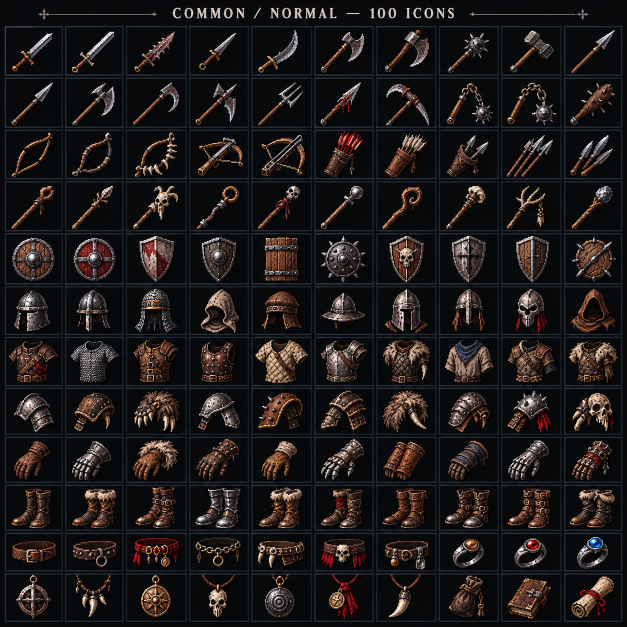
#> input picture assets-source/2d-equipment/common.webp, 1254 x 1254 px (shown at 1/2 size)
$ python grid.py ../../assets-source/2d-equipment/common.webp
#> lines starting #> are read from the running program, lines starting #| are printed output that depends on the picture; after the words box and inside, x2 and y2 are one past the last pixel; in counts of white or black regions, pixels touching at a corner belong together
from PIL import Image;import numpy as np
def clusters(peaks):
    out=[];cur=[peaks[0]]
    for p in peaks[1:]:
        if p-cur[-1]<=3:cur.append(p)
        else:out.append((cur[0],cur[-1]));cur=[p]
    out.append((cur[0],cur[-1]));return out
def cells_from(frac,thr=0.8,minw=55):
    n=len(frac)
    peaks=[i for i in range(1,n-1) if frac[i]>thr and frac[i]>=frac[i-1] and frac[i]>=frac[i+1]]
    cl=clusters(peaks)
    segs=[]
    for a,b in zip(cl,cl[1:]):
        s,e=a[1]+1,b[0]-1
        if e-s>=minw:segs.append((s,e))
    return segs
def grid(path):
    im=np.array(Image.open(path).convert('RGB')).astype(int);lum=im.max(axis=2)
#> after `lum = im.max(axis=2)`:
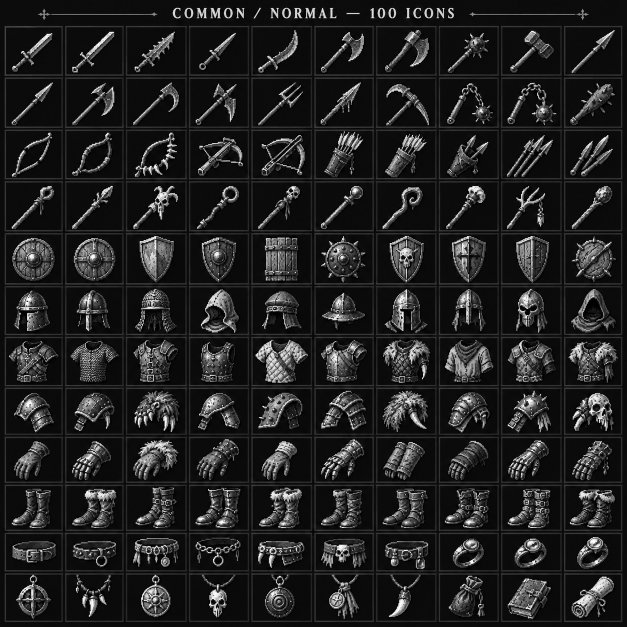
#> lum: shape (1254, 1254) int64 (shown at 1/2 size); min 0, max 255, mean 34
    isline=(lum>35)&(lum<115)
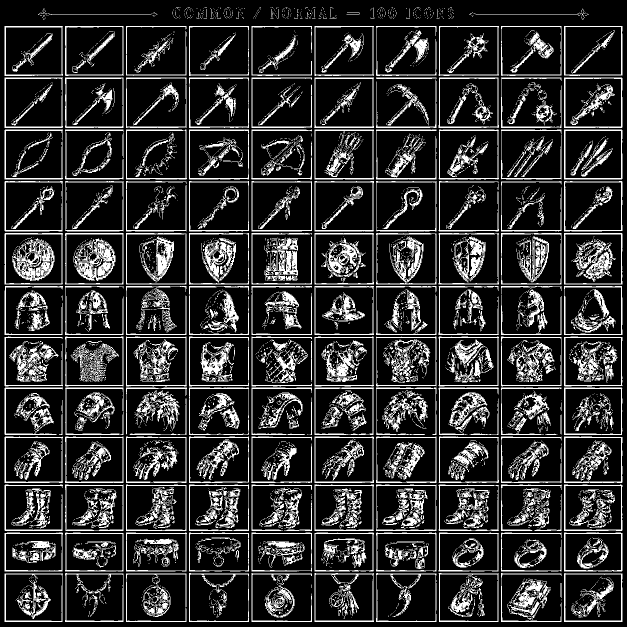
#> isline: shape (1254, 1254) bool (shown at 1/2 size); 19.2% white; 5404 white regions (4657 under 20 px), largest, box (x1, y1, x2, y2) and area: (147, 476, 231, 562) 3288, (24, 476, 109, 562) 3261, (1146, 478, 1232, 564) 2500
    # columns from several row bands, rows from several col bands; take consensus by first good
    cols=None
    for y0 in range(60,1200,100):
        c=cells_from(isline[y0:y0+70,:].mean(axis=0))
        if len(c)==10:cols=c;break
#> this loop made 1 pass
#> n in cells_from on pass 1: 1254
    rows=None
    for x0 in range(20,1200,124):
        r=cells_from(isline[:,x0:x0+90].mean(axis=1),minw=50)
        if len(r)==12:rows=r;break
#> this loop made 1 pass
#> n in cells_from on pass 1: 1254
    return cols,rows
if __name__=='__main__':
    import sys
    for f in sys.argv[1:]:
        c,r=grid(f);print(f.split('/')[-1],c and len(c),r and len(r));print(c);print(r)
#> after `c, r = grid(f)`: c = [(12, 122), (133, 244), (254, 370), (380, 495), (505, 628), (631, 744), (754, 870), (880, 994), (1004, 1121), (1131, 1241)]; r = [(55, 148), (157, 252), (262, 355), (365, 459), (469, 566), (574, 667), (676, 769), (778, 867), (876, 963), (972, 1059), (1068, 1140), (1149, 1241)]
